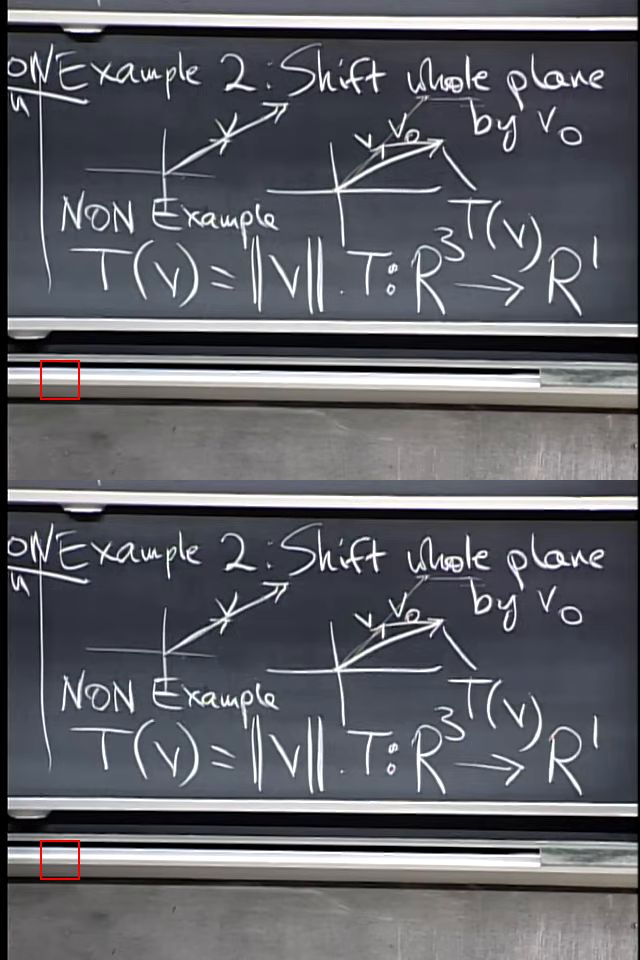
#> input picture reports/v2_evidence_loss/examples/00_mit_18.06SC_065_2280_585s.jpg, 640 x 960 px
$ python -i m3av_visibility.py   (imports and definitions only)
#> lines starting #> are read from the running program, lines starting #| are printed output that depends on the picture
#> further down, picture is the input picture: PIL image 640x960 RGB; mean R, G, B 94.3, 95.3, 101.6
"""M3AV visibility proxy, filter F4 (docs/v3/m3av_protocol.md): in which seconds is the saved slide on screen?

For every valid evidence segment of a question, frames at 1 per second (360p picture stream) are compared with that
segment's saved slide image (M3AV keeps the LAST frame of a segment, so a slide that builds up matches only once
complete) and with the saved images of the previous and next segments. Measure (amendment 2 of the protocol): the
correlation of edge maps (grey, 256 x 144, Gaussian blur 1 px, absolute horizontal + vertical differences). A second
is visible when the own correlation is >= tau and not below either neighbour's (a neighbour that is itself a valid
evidence segment of the question is not compared). The 64 x 36 grey correlation first declared could not separate
a different slide with the same layout (up to 0.97) from the right slide under burned-in subtitles (0.58).

    python scripts/m3av_visibility.py curves --split dev        # per-second correlations, cached
    python scripts/m3av_visibility.py sheets --split dev        # 20 build segments as picture sheets (to choose tau)
    python scripts/m3av_visibility.py sheets --split dev --exclude reports/m3av/sheets   # 20 not yet seen (held-out check)
    python scripts/m3av_visibility.py apply --split dev --tau T # visible spans; drops questions under 2 s
"""

from __future__ import annotations

import argparse
import hashlib
import json
import sys
from pathlib import Path

import numpy as np

sys.path.insert(0, str(Path(__file__).resolve().parent))

from m3av_questions import OUT, RAW, SPLIT, segments  # noqa: E402
from m3av_video_check import video_of  # noqa: E402

CURVES = Path("runs/m3av/curves_edge")
MIN_VISIBLE_S = 2.0
MAX_STEP_S = 1.5                                    # samples further apart than this do not join one run


def split_lectures(split: str) -> set[str]:
    return {k for k, v in json.loads(SPLIT.read_text(encoding="utf-8")).items() if v == split}


# [12 lines left out: function runs, not called in this run]


def edges(img) -> np.ndarray:
    """Normalised edge map: grey 256 x 144, blur 1 px, |horizontal| + |vertical| differences."""
    from PIL import ImageFilter  # noqa: PLC0415

    a = np.asarray(img.convert("L").resize((256, 144)).filter(ImageFilter.GaussianBlur(1)), dtype=np.float32)
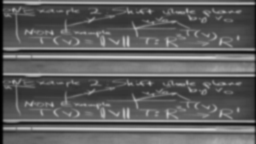
#> a: shape (144, 256) float32; min 0, max 204, mean 95.4
    g = np.zeros_like(a)
    g[:, 1:] += np.abs(np.diff(a, axis=1))
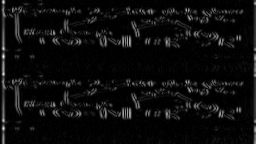
#> g: shape (144, 256) float32; min 0, max 69, mean 3.4; drawn with min black and max white
    g[1:] += np.abs(np.diff(a, axis=0))
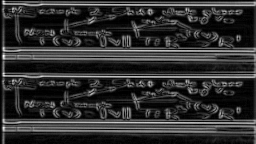
#> g: shape (144, 256) float32; min 0, max 90, mean 16.7; drawn with min black and max white
    g = g.ravel()
    return (g - g.mean()) / (g.std() + 1e-6)


# [120 lines left out: functions segment_curve, stage_curves, stage_sheets, stage_apply, main, not called in this run]


# [2 lines not run here, left out]

>>> from PIL import Image
>>> picture = Image.open('../reports/v2_evidence_loss/examples/00_mit_18.06SC_065_2280_585s.jpg')
>>> result = edges(picture)
